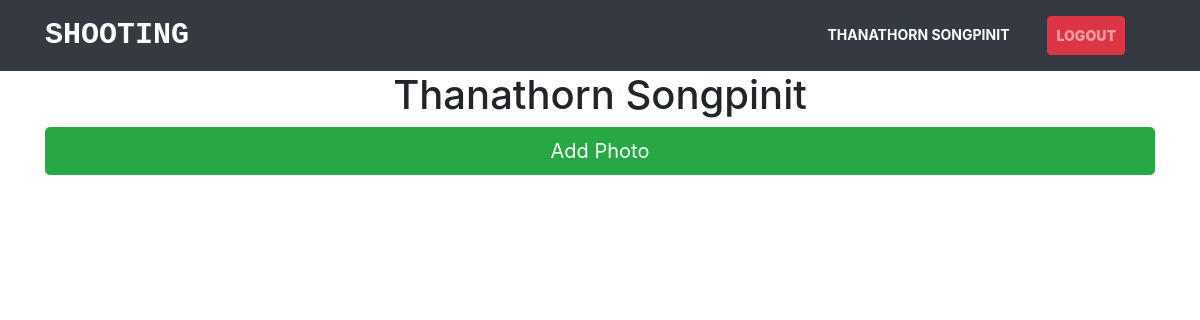
Before: /cart-profile.php?userID=6 (signed in) with the older database file.
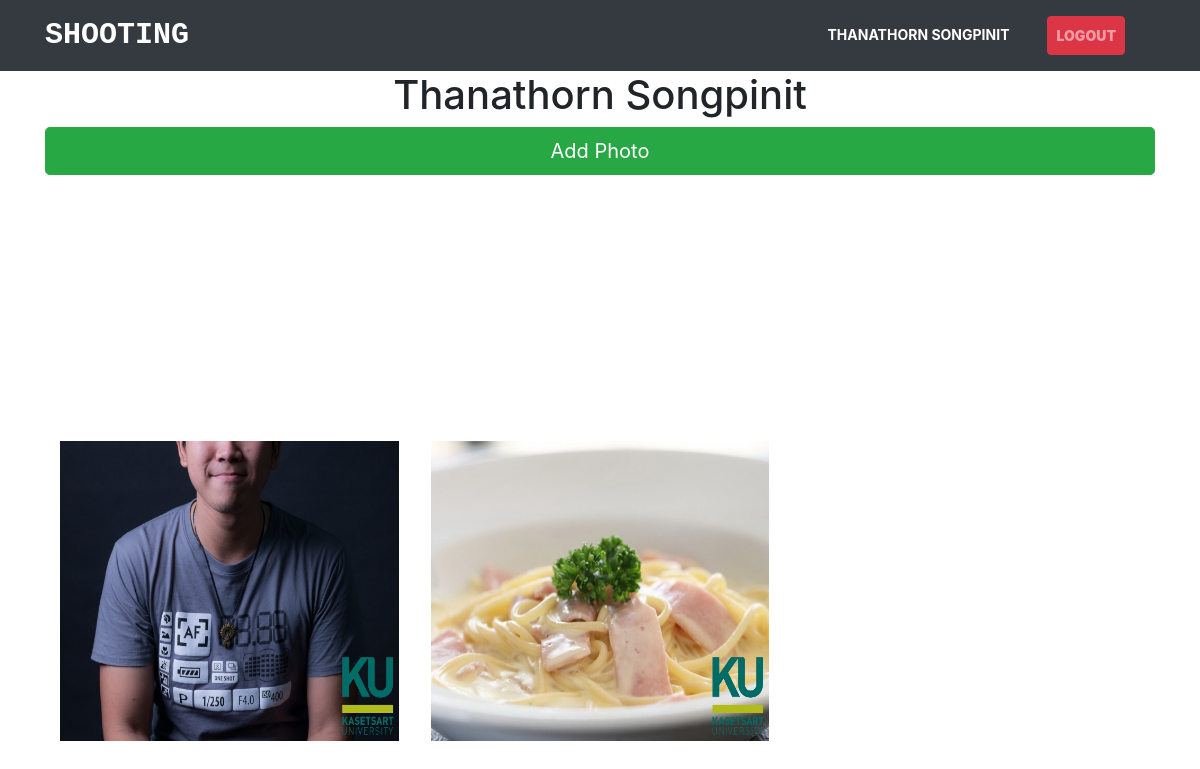
After: the same page with the newer database file.
### tables this page shows
CREATE TABLE `photo` (
  `img_id` int(11) NOT NULL,
  `img_name` varchar(1000) NOT NULL,
  `img_path` varchar(1000) NOT NULL,
  `img_type` varchar(10) NOT NULL,
  `img_title` varchar(100) NOT NULL,
  `img_watermark` varchar(1000) NOT NULL,
  `user_id` int(11) NOT NULL
);

### cart-profile.php (the view, shortened to what this page needs)
<?php
require ("connection.php");
    $user_id = $_GET['userID'];
    $user_own = $db->prepare("select * from member where user_id = '$user_id'");
    $user_own->execute();
    $user_own = $user_own->fetch(PDO::FETCH_ASSOC);
$username = $_SESSION['username'];
$user_stmt = $db->prepare("select * from member where username = '$username'");
$user_stmt->execute();
$user = $user_stmt->fetch(PDO::FETCH_ASSOC);
?>
<html>
<head>
    <link rel="stylesheet" href="css/style.css">
    <link rel="stylesheet" href="css/lightbox.css">
    <link rel="stylesheet" href="https://cdn.jsdelivr.net/npm/bootstrap@4.5.3/dist/css/bootstrap.min.css">
</head>
<body>
<nav class="navbar navbar-expand-lg navbar-dark bg-dark">
    <div class="container">
        <a class="navbar-brand" href="index.php"><strong style="font-family: monospace;font-size: 30px">SHOOTING</strong></a>
        <div class="col-auto">
            <div class="collapse navbar-collapse" id="navbarSupportedContent">
                <ul class="navbar-nav mr-auto">
                    <li class="nav-item active">
                        <a class="nav-link" href="cart-profile.php?userID=<?php echo $user['user_id']?>">
                            <?php
                            echo $user['firstname']." ".$user['lastname'];
                            ?>
                        </a>
                    </li>
                    <li class="nav-item">
                        <a href="index.php?logout=1" class="nav-link btn btn-danger"><strong>Logout</strong></a>
                    </li>
                </ul>
            </div>
        </div>
    </div>
</nav>
<h1 class="text-center"> <?php echo $user_own["firstname"]." ".$user_own["lastname"]; ?></h1>
<div class="container">
    <?php
    if($_SESSION['username'] == $user_own['username']){
        ?>
        <a href="upload-photo.php" class="btn btn-success btn-lg btn-block">Add Photo</a>
        <?php
    }
    ?>
<section class="photo">
    <div class="container">
        <div class="photo-grid">
            <?php
            $stmt = $db->prepare("SELECT * FROM photo  where user_id = {$user_own["user_id"]} ORDER BY img_id DESC");
            if($stmt->execute()){
                while($img = $stmt->fetch(PDO::FETCH_ASSOC)){
                    ?>
                    <div class="photo-grid--item">
                        <a href="cart-image.php?id=<?php echo $img['img_id'];?>">
                            <img src="<?php echo $img['img_watermark']?>" alt="">
                        </a>
                    </div>
                    <?php
                }
            }
            ?>
        </div>
    </div>
</section>
</div>
</body>
</html>

Changed rows visible on the page:
added photo: img_watermark (picture)
added photo: img_watermark (picture)
